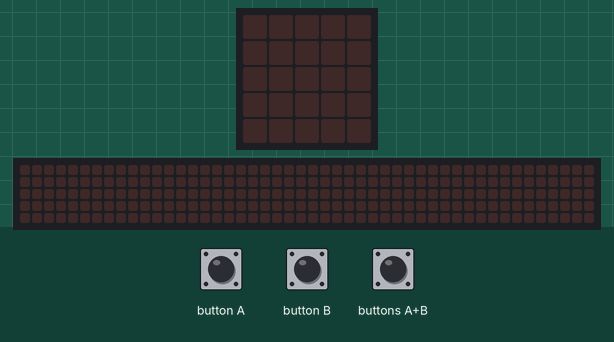
Recording of a program running on a simulated BBC micro:bit (MakeCode). Shown: the board's 5×5 LED display, a strip that is not on the board, showing the scrolling text unrolled. Inputs (shaded band) come from the test bench. Random numbers come from a fixed seed; the 48×5 strip is a reading aid, not a part: it shows the text the display is scrolling, unrolled, one strip-width of it at a time.

Above: at 1.2 s.
1.3 s: buttons A+B pressed for 0.15 s
At 2.5 s:
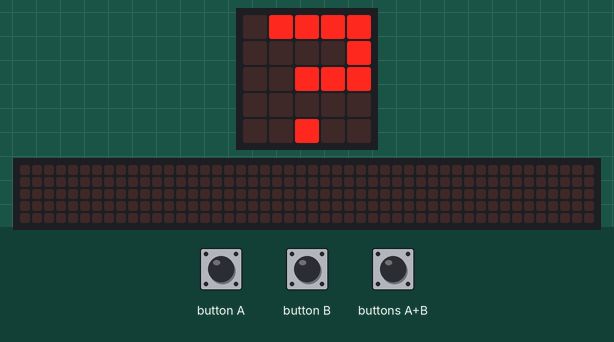
At 4.0 s:
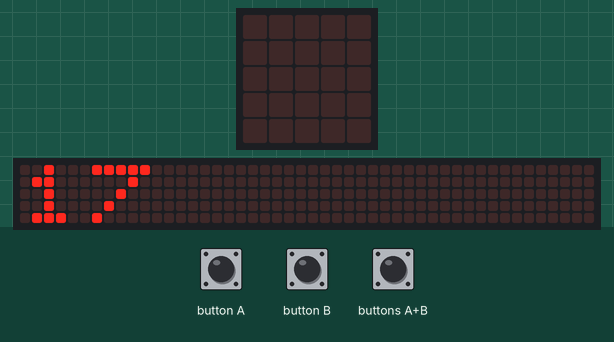
4.4 s: buttons A+B pressed for 1 s
At 14.82 s:
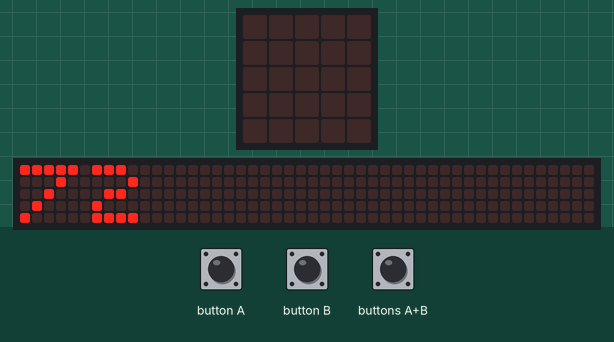
Timing chart, 0 to 16.3 s (numbered marks = the images above; inputs shaded):
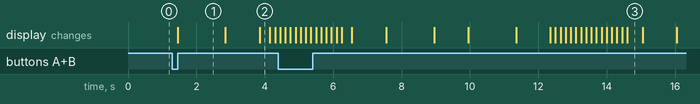

The program:

calificar.py
```python
calificacion = 0

def on_button_pressed_ab():
    global calificacion
    basic.show_leds("""
        . # # # #
        . . . . #
        . . # # #
        . . . . .
        . . # . .
        """)
    basic.pause(1000)
    basic.clear_screen()
    basic.pause(1000)
    calificacion = randint(0, 100)
    basic.show_number(calificacion)
    basic.pause(1000)
    if calificacion >= 75:
        basic.show_leds("""
            # # . # #
            . # . # .
            . . . . .
            # . . . #
            . # # # .
            """)
        basic.pause(1000)
        basic.clear_screen()
        basic.pause(1000)
    basic.show_leds("""
        # # . # #
        . # . # .
        . . . . .
        . # # # .
        # . . . #
        """)
    basic.pause(1000)
    basic.clear_screen()
    basic.pause(1000)
input.on_button_pressed(Button.AB, on_button_pressed_ab)
```

Measured:
- after the input at 1.3 s, the display: changes after 0.15 s (image 1)
- what the display in image 1 shows lasts 1.4 s, from 1.5 s to 2.9 s
- what the display in image 3 shows lasts 0.5 s, from 14.6 s to 15.1 s
